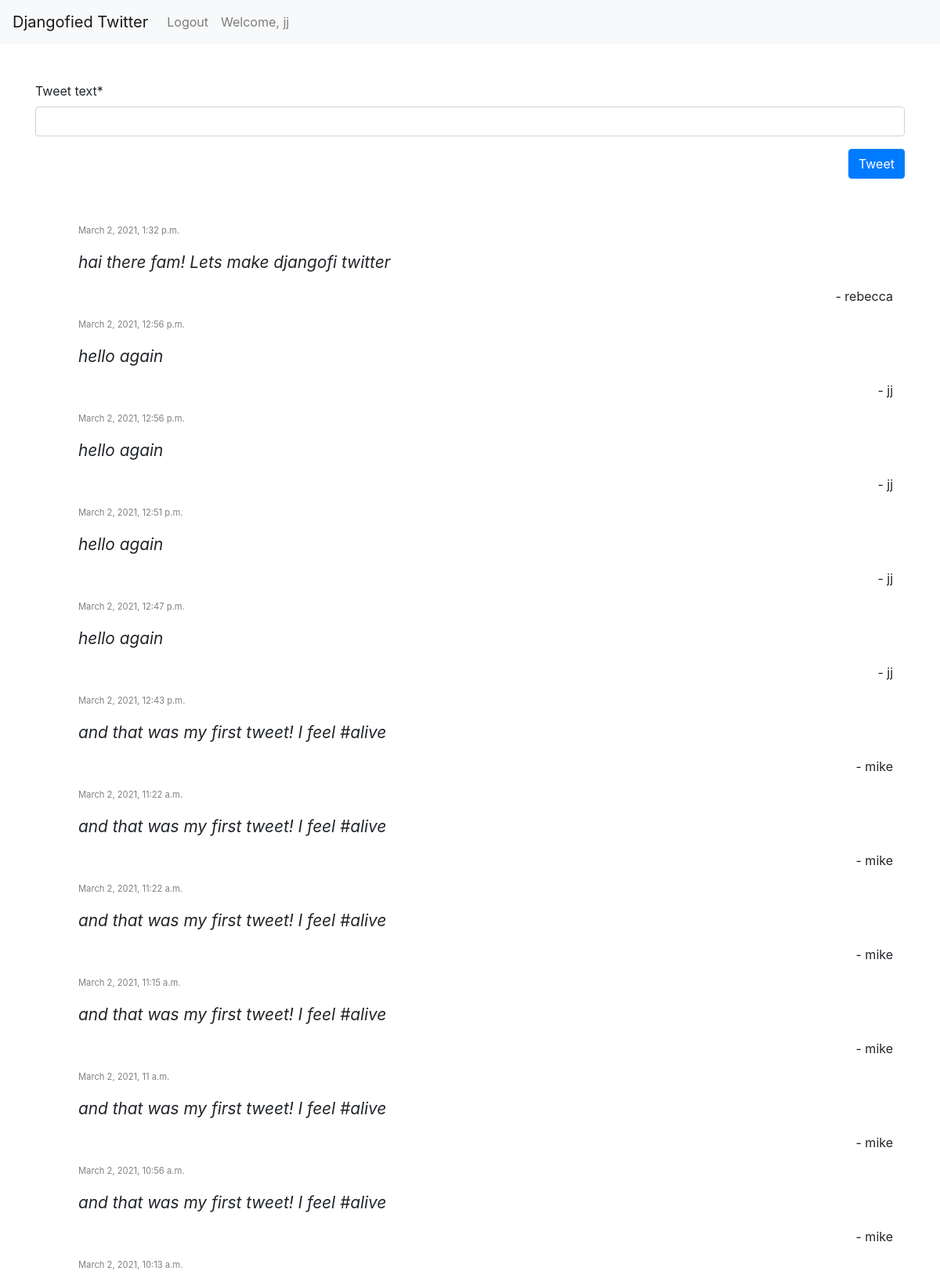
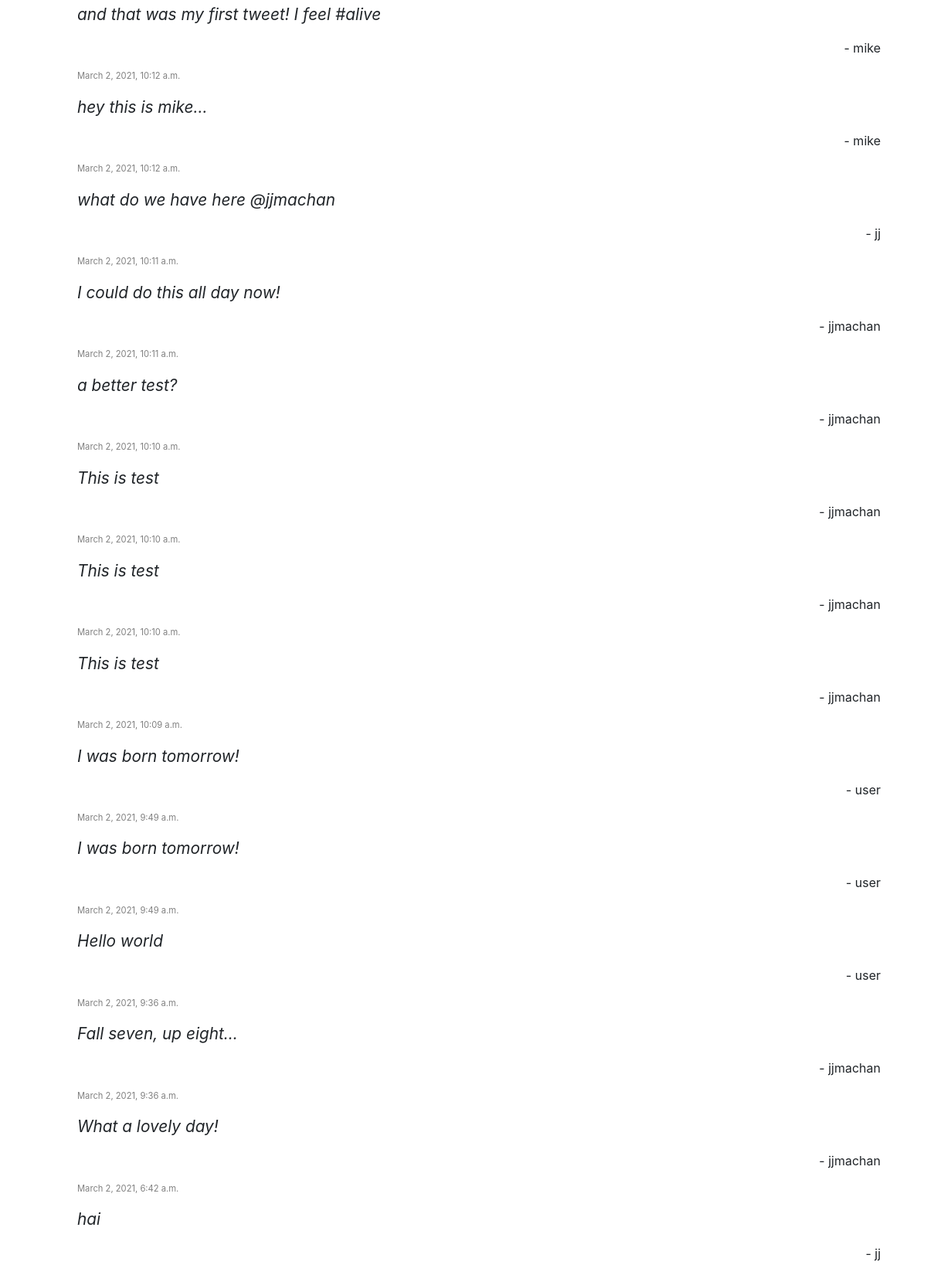
The page / (signed in) on the database its author committed (2 pictures, top to bottom).
### accounts/models.py (models this page shows, shortened)
class Tweet(models.Model):
    tweet_text = models.CharField(max_length=200)
    tweet_date = models.DateTimeField('date tweeted',
                            default=timezone.now)
    tweet_likes = models.IntegerField(default=0)
    tweet_by = models.ForeignKey(
            settings.AUTH_USER_MODEL,
            on_delete=models.CASCADE)

### accounts/views.py (the view, shortened to what this page needs)
# urls.py: path('', views.index, name='home'),
def index(request):
    form = NewTweetForm
    tweets = Tweet.objects.order_by('-tweet_date')
    return render(request, 'accounts/home.html',
                  {'post_tweet': form,
                   'tweets': tweets})

### accounts/templates/accounts/home.html (shortened to what this page needs)
{% extends 'accounts/index.html' %}
{% block content %}
{% load crispy_forms_tags %}
{% if user.is_authenticated %}
<div class='container py-5'>
  <form method='POST'>
    {{ post_tweet | crispy }}
    <button class="btn btn-primary float-right" type="submit">Tweet</button>
  </form>
</div>
{% endif %}
<div class="container py-5">
  {% if tweets %}
    <ul>
      {% for tweet in tweets %}
      <div class='container tweet'>
        <p class='date'>{{tweet.tweet_date}}</p>
        <p class='tweet-text'>{{tweet.tweet_text}}</p>
        <p class='username'>- {{ tweet.tweet_by }}</p>
      </div>
      {% endfor %}
    </ul>
  {% else %}
      <p>No polls are available.</p>
  {% endif %}
</div>
{% endblock %}

### accounts/templates/accounts/index.html (shortened to what this page needs)
{% load static %}
<!DOCTYPE html>
<html lang="en">
  <head>
    <link rel="stylesheet" href="https://stackpath.bootstrapcdn.com/bootstrap/4.5.0/css/bootstrap.min.css">
    <link rel="stylesheet" href="{% static 'accounts/feed.css' %}">
  </head>
  <body>
    <nav class="navbar navbar-expand-lg navbar-light bg-light">
      <a class="navbar-brand" href="#">Djangofied Twitter</a>
      <div class="collapse navbar-collapse" id="navbarText">
        <ul class="navbar-nav mr-auto">
          {% if user.is_authenticated %}
          <li class="nav-item">
            <a class="nav-link" href="/logout">Logout</a>
          </li>
          <li class="nav-item">
            <a class="nav-link" href="#">Welcome, {{user.username}}</a>
          </li>
          {% else %}
          <li class="nav-item">
            <a class="nav-link" href="/login">Login</a>
          </li>
          {% endif %}
        </ul>
      </div>
    </nav>
    {% block content %}
    {% endblock %}
  </body>
</html>

### accounts/static/accounts/feed.css (style rules this page uses)
p.date { font-size: 0.7em; color: gray; }
p.tweet-text { font-size: 1.3em; font-style: italic; }
p.username { text-align: right }

### rows shown on the page
Tweet: tweet_date "March 2, 2021, 1:32 p.m.", tweet_text "hai there fam! Lets make djangofi twitter", tweet_by "rebecca"
Tweet: tweet_date "March 2, 2021, 12:56 p.m.", tweet_text "hello again", tweet_by "jj"
Tweet: tweet_date "March 2, 2021, 12:56 p.m.", tweet_text "hello again", tweet_by "jj"
Tweet: tweet_date "March 2, 2021, 12:51 p.m.", tweet_text "hello again", tweet_by "jj"
Tweet: tweet_date "March 2, 2021, 12:47 p.m.", tweet_text "hello again", tweet_by "jj"
Tweet: tweet_date "March 2, 2021, 12:43 p.m.", tweet_text "and that was my first tweet! I feel #alive", tweet_by "mike"
Tweet: tweet_date "March 2, 2021, 11:22 a.m.", tweet_text "and that was my first tweet! I feel #alive", tweet_by "mike"
Tweet: tweet_date "March 2, 2021, 11:22 a.m.", tweet_text "and that was my first tweet! I feel #alive", tweet_by "mike"
Tweet: tweet_date "March 2, 2021, 11:15 a.m.", tweet_text "and that was my first tweet! I feel #alive", tweet_by "mike"
Tweet: tweet_date "March 2, 2021, 11 a.m.", tweet_text "and that was my first tweet! I feel #alive", tweet_by "mike"
Tweet: tweet_date "March 2, 2021, 10:56 a.m.", tweet_text "and that was my first tweet! I feel #alive", tweet_by "mike"
Tweet: tweet_date "March 2, 2021, 10:13 a.m.", tweet_text "and that was my first tweet! I feel #alive", tweet_by "mike"
Tweet: tweet_date "March 2, 2021, 10:12 a.m.", tweet_text "hey this is mike...", tweet_by "mike"
Tweet: tweet_date "March 2, 2021, 10:12 a.m.", tweet_text "what do we have here @jjmachan", tweet_by "jj"
Tweet: tweet_date "March 2, 2021, 10:11 a.m.", tweet_text "I could do this all day now!", tweet_by "jjmachan"
Tweet: tweet_date "March 2, 2021, 10:11 a.m.", tweet_text "a better test?", tweet_by "jjmachan"
Tweet: tweet_date "March 2, 2021, 10:10 a.m.", tweet_text "This is test", tweet_by "jjmachan"
Tweet: tweet_date "March 2, 2021, 10:10 a.m.", tweet_text "This is test", tweet_by "jjmachan"
Tweet: tweet_date "March 2, 2021, 10:10 a.m.", tweet_text "This is test", tweet_by "jjmachan"
Tweet: tweet_date "March 2, 2021, 10:09 a.m.", tweet_text "I was born tomorrow!", tweet_by "user"
Tweet: tweet_date "March 2, 2021, 9:49 a.m.", tweet_text "I was born tomorrow!", tweet_by "user"
Tweet: tweet_date "March 2, 2021, 9:49 a.m.", tweet_text "Hello world", tweet_by "user"
Tweet: tweet_date "March 2, 2021, 9:36 a.m.", tweet_text "Fall seven, up eight...", tweet_by "jjmachan"
Tweet: tweet_date "March 2, 2021, 9:36 a.m.", tweet_text "What a lovely day!", tweet_by "jjmachan"
Tweet: tweet_date "March 2, 2021, 6:42 a.m.", tweet_text "hai", tweet_by "jj"

### other values the page prints
{{ user.username }} "jj"
